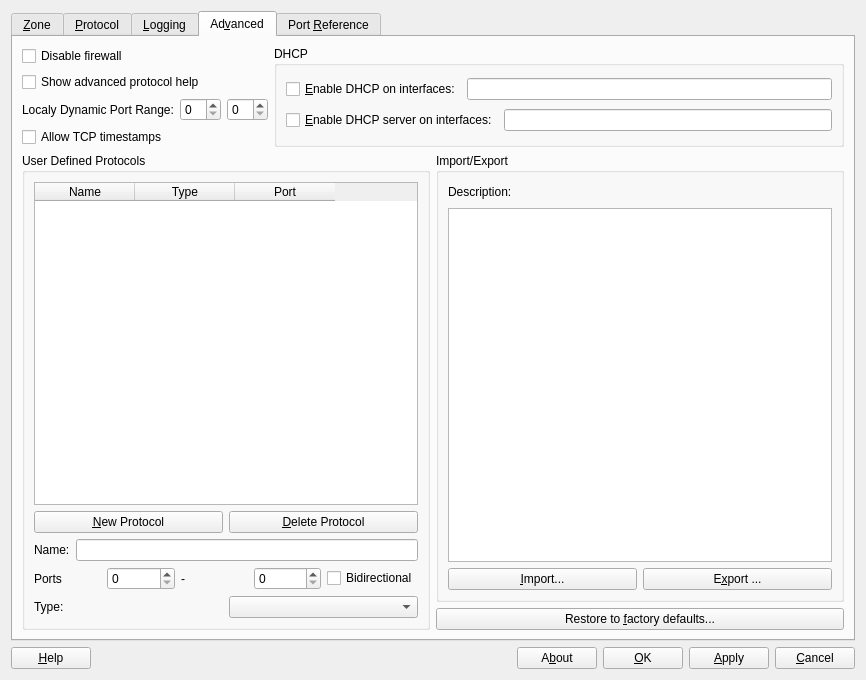
<?xml version="1.0" encoding="UTF-8"?>
<ui version="4.0">
 <class>GuardDogDialog</class>
 <widget class="QDialog" name="GuardDogDialog">
  <property name="geometry">
   <rect>
    <x>0</x>
    <y>0</y>
    <width>866</width>
    <height>680</height>
   </rect>
  </property>
  <property name="windowTitle">
   <string>Dialog</string>
  </property>
  <layout class="QVBoxLayout" name="verticalLayout">
   <item>
    <widget class="QTabWidget" name="tabWidget">
     <property name="currentIndex">
      <number>3</number>
     </property>
     <widget class="QWidget" name="Zone">
      <attribute name="title">
       <string>&amp;Zone</string>
      </attribute>
      <layout class="QHBoxLayout" name="horizontalLayout_10">
       <item>
        <layout class="QVBoxLayout" name="verticalLayout_4">
         <item>
          <layout class="QHBoxLayout" name="horizontalLayout_9">
           <item>
            <widget class="QPushButton" name="pushButton_8">
             <property name="text">
              <string>Icon Holder</string>
             </property>
             <property name="autoDefault">
              <bool>false</bool>
             </property>
            </widget>
           </item>
           <item>
            <spacer name="horizontalSpacer_3">
             <property name="orientation">
              <enum>Qt::Horizontal</enum>
             </property>
             <property name="sizeHint" stdset="0">
              <size>
               <width>40</width>
               <height>20</height>
              </size>
             </property>
            </spacer>
           </item>
          </layout>
         </item>
         <item>
          <widget class="QLabel" name="label_6">
           <property name="text">
            <string>Defined Network Zones:</string>
           </property>
          </widget>
         </item>
         <item>
          <widget class="QScrollArea" name="scrollArea">
           <property name="widgetResizable">
            <bool>true</bool>
           </property>
           <widget class="QWidget" name="scrollAreaWidgetContents">
            <property name="geometry">
             <rect>
              <x>0</x>
              <y>0</y>
              <width>296</width>
              <height>489</height>
             </rect>
            </property>
            <layout class="QVBoxLayout" name="verticalLayout_5">
             <item>
              <widget class="QListWidget" name="zoneListWidget"/>
             </item>
            </layout>
           </widget>
          </widget>
         </item>
         <item>
          <widget class="QPushButton" name="pushButton_9">
           <property name="text">
            <string>&amp;New Zone</string>
           </property>
          </widget>
         </item>
         <item>
          <widget class="QPushButton" name="deleteZonePushButton">
           <property name="text">
            <string>&amp;Delete Zone</string>
           </property>
          </widget>
         </item>
        </layout>
       </item>
       <item>
        <widget class="QGroupBox" name="groupBox">
         <property name="title">
          <string>Zone Properties</string>
         </property>
         <layout class="QVBoxLayout" name="verticalLayout_3">
          <item>
           <layout class="QHBoxLayout" name="horizontalLayout_8">
            <item>
             <layout class="QVBoxLayout" name="verticalLayout_2">
              <item>
               <layout class="QHBoxLayout" name="horizontalLayout_3">
                <item>
                 <widget class="QLabel" name="label">
                  <property name="text">
                   <string>Name:</string>
                  </property>
                 </widget>
                </item>
                <item>
                 <widget class="QLineEdit" name="zoneNameLineEdit">
                  <property name="text">
                   <string/>
                  </property>
                 </widget>
                </item>
               </layout>
              </item>
              <item>
               <layout class="QHBoxLayout" name="horizontalLayout_4">
                <item>
                 <widget class="QLabel" name="label_2">
                  <property name="text">
                   <string>Comment:</string>
                  </property>
                 </widget>
                </item>
                <item>
                 <spacer name="horizontalSpacer_2">
                  <property name="orientation">
                   <enum>Qt::Horizontal</enum>
                  </property>
                  <property name="sizeHint" stdset="0">
                   <size>
                    <width>40</width>
                    <height>20</height>
                   </size>
                  </property>
                 </spacer>
                </item>
               </layout>
              </item>
              <item>
               <widget class="QLineEdit" name="zoneCommentLineEdit">
                <property name="text">
                 <string>abcd</string>
                </property>
               </widget>
              </item>
              <item>
               <layout class="QHBoxLayout" name="horizontalLayout_5">
                <item>
                 <widget class="QLabel" name="label_3">
                  <property name="text">
                   <string>Zone Addresses</string>
                  </property>
                 </widget>
                </item>
                <item>
                 <widget class="Line" name="line">
                  <property name="orientation">
                   <enum>Qt::Horizontal</enum>
                  </property>
                 </widget>
                </item>
               </layout>
              </item>
              <item>
               <widget class="QListWidget" name="zoneAddressListBox"/>
              </item>
              <item>
               <layout class="QHBoxLayout" name="horizontalLayout_6">
                <item>
                 <widget class="QPushButton" name="newZoneAddressPushButton">
                  <property name="text">
                   <string>N&amp;ew Address</string>
                  </property>
                 </widget>
                </item>
                <item>
                 <widget class="QPushButton" name="deleteZoneAddressPushButton">
                  <property name="text">
                   <string>Dele&amp;te Address</string>
                  </property>
                 </widget>
                </item>
               </layout>
              </item>
              <item>
               <layout class="QHBoxLayout" name="horizontalLayout_7">
                <item>
                 <widget class="QLabel" name="label_4">
                  <property name="text">
                   <string>Address:</string>
                  </property>
                 </widget>
                </item>
                <item>
                 <widget class="QLineEdit" name="zoneAddressLineEdit"/>
                </item>
               </layout>
              </item>
             </layout>
            </item>
            <item>
             <widget class="QTableWidget" name="zoneConnectionTableWidget">
              <column>
               <property name="text">
                <string>Connection</string>
               </property>
              </column>
             </widget>
            </item>
           </layout>
          </item>
          <item>
           <widget class="QLabel" name="label_5">
            <property name="text">
             <string>Addresses can be host names, network names or IP addresses.  Masks can be specified as network masks or a plain number.  e.g. 192.168.1.0/255.255.255.0 or 192.168.1.0/24</string>
            </property>
            <property name="wordWrap">
             <bool>true</bool>
            </property>
           </widget>
          </item>
         </layout>
        </widget>
       </item>
      </layout>
     </widget>
     <widget class="QWidget" name="protocol">
      <attribute name="title">
       <string>&amp;Protocol</string>
      </attribute>
      <layout class="QHBoxLayout" name="horizontalLayout_14">
       <item>
        <layout class="QHBoxLayout" name="horizontalLayout_13">
         <item>
          <layout class="QVBoxLayout" name="verticalLayout_7">
           <item>
            <layout class="QHBoxLayout" name="horizontalLayout_12">
             <item>
              <widget class="QLabel" name="label_8">
               <property name="text">
                <string>Defined network Zones:</string>
               </property>
              </widget>
             </item>
             <item>
              <spacer name="horizontalSpacer_4">
               <property name="orientation">
                <enum>Qt::Horizontal</enum>
               </property>
               <property name="sizeHint" stdset="0">
                <size>
                 <width>40</width>
                 <height>20</height>
                </size>
               </property>
              </spacer>
             </item>
            </layout>
           </item>
           <item>
            <widget class="QListView" name="listView"/>
           </item>
           <item>
            <widget class="QTextEdit" name="textEdit_2"/>
           </item>
          </layout>
         </item>
         <item>
          <widget class="QGroupBox" name="groupBox_2">
           <property name="title">
            <string>Zone Properties</string>
           </property>
           <layout class="QVBoxLayout" name="verticalLayout_6">
            <item>
             <widget class="QLabel" name="label_7">
              <property name="text">
               <string>Protocols served frm zone 'Internet' to clients in zones:</string>
              </property>
             </widget>
            </item>
            <item>
             <widget class="QTreeWidget" name="treeWidget">
              <column>
               <property name="text">
                <string>Network Protocol</string>
               </property>
              </column>
              <column>
               <property name="text">
                <string>Local</string>
               </property>
              </column>
              <item>
               <property name="text">
                <string>Chat</string>
               </property>
               <property name="flags">
                <set>ItemIsSelectable|ItemIsDragEnabled|ItemIsUserCheckable|ItemIsEnabled|ItemIsTristate</set>
               </property>
               <item>
                <property name="text">
                 <string>IRC</string>
                </property>
                <property name="text">
                 <string/>
                </property>
               </item>
              </item>
             </widget>
            </item>
            <item>
             <layout class="QHBoxLayout" name="horizontalLayout_11">
              <item>
               <widget class="QCheckBox" name="checkBox">
                <property name="text">
                 <string>= Protocol is blocked</string>
                </property>
               </widget>
              </item>
              <item>
               <widget class="QCheckBox" name="checkBox_2">
                <property name="text">
                 <string>Protocol is permitted</string>
                </property>
                <property name="checked">
                 <bool>true</bool>
                </property>
               </widget>
              </item>
              <item>
               <widget class="QCheckBox" name="checkBox_3">
                <property name="enabled">
                 <bool>true</bool>
                </property>
                <property name="text">
                 <string>Protocol is rejected</string>
                </property>
                <property name="checked">
                 <bool>true</bool>
                </property>
                <property name="tristate">
                 <bool>true</bool>
                </property>
               </widget>
              </item>
             </layout>
            </item>
           </layout>
          </widget>
         </item>
        </layout>
       </item>
      </layout>
     </widget>
     <widget class="QWidget" name="logging">
      <attribute name="title">
       <string>&amp;Logging</string>
      </attribute>
      <layout class="QVBoxLayout" name="verticalLayout_15">
       <item>
        <widget class="QCheckBox" name="logDroppedPacketsCheckBox">
         <property name="text">
          <string>Log dropped packets</string>
         </property>
        </widget>
       </item>
       <item>
        <widget class="QCheckBox" name="logRejectPacketsCheckBox">
         <property name="text">
          <string>Log rejected packets</string>
         </property>
        </widget>
       </item>
       <item>
        <widget class="QLabel" name="label_9">
         <property name="text">
          <string>Note:  the options below do not apply to Linux kernels &lt;2.4</string>
         </property>
        </widget>
       </item>
       <item>
        <widget class="QCheckBox" name="logAbortedTcpCheckBox">
         <property name="text">
          <string>Log aborted TCP connections (half open scans)</string>
         </property>
        </widget>
       </item>
       <item>
        <widget class="QGroupBox" name="groupBox_3">
         <property name="title">
          <string>Rate Limiting</string>
         </property>
         <layout class="QGridLayout" name="gridLayout">
          <item row="0" column="0" colspan="4">
           <widget class="QCheckBox" name="logUserRateLimitCheckBox">
            <property name="text">
             <string>Rate limit logging</string>
            </property>
           </widget>
          </item>
          <item row="1" column="2">
           <widget class="QSpinBox" name="logRateSpinBox"/>
          </item>
          <item row="1" column="3">
           <widget class="QLabel" name="label_12">
            <property name="text">
             <string>packets per </string>
            </property>
           </widget>
          </item>
          <item row="2" column="2">
           <widget class="QSpinBox" name="logBurstSpinBox"/>
          </item>
          <item row="2" column="3">
           <widget class="QLabel" name="label_13">
            <property name="text">
             <string>Packets</string>
            </property>
           </widget>
          </item>
          <item row="3" column="0" colspan="4">
           <widget class="QCheckBox" name="logWarnRateLimitCheckBox">
            <property name="text">
             <string>Warn when limiting</string>
            </property>
           </widget>
          </item>
          <item row="4" column="0" colspan="3">
           <widget class="QLabel" name="label_14">
            <property name="text">
             <string>Warning Rate:</string>
            </property>
           </widget>
          </item>
          <item row="1" column="1">
           <widget class="QLabel" name="label_10">
            <property name="text">
             <string>Rate:</string>
            </property>
           </widget>
          </item>
          <item row="2" column="1">
           <widget class="QLabel" name="label_11">
            <property name="text">
             <string>Burst:</string>
            </property>
           </widget>
          </item>
          <item row="5" column="0">
           <spacer name="verticalSpacer_2">
            <property name="orientation">
             <enum>Qt::Vertical</enum>
            </property>
            <property name="sizeHint" stdset="0">
             <size>
              <width>20</width>
              <height>40</height>
             </size>
            </property>
           </spacer>
          </item>
          <item row="5" column="2">
           <widget class="QSpinBox" name="logWarnRateLimitSpinBox"/>
          </item>
          <item row="5" column="3">
           <widget class="QLabel" name="label_15">
            <property name="text">
             <string>per</string>
            </property>
           </widget>
          </item>
          <item row="5" column="4">
           <widget class="QComboBox" name="logWarnRateUnitComboBox">
            <item>
             <property name="text">
              <string>Second</string>
             </property>
            </item>
            <item>
             <property name="text">
              <string>Minute</string>
             </property>
            </item>
            <item>
             <property name="text">
              <string>Hour</string>
             </property>
            </item>
            <item>
             <property name="text">
              <string>Day</string>
             </property>
            </item>
           </widget>
          </item>
          <item row="1" column="4">
           <widget class="QComboBox" name="logRateUnitComboBox">
            <item>
             <property name="text">
              <string>Second</string>
             </property>
            </item>
            <item>
             <property name="text">
              <string>Minute</string>
             </property>
            </item>
            <item>
             <property name="text">
              <string>Hour</string>
             </property>
            </item>
            <item>
             <property name="text">
              <string>Day</string>
             </property>
            </item>
           </widget>
          </item>
          <item row="1" column="5">
           <spacer name="horizontalSpacer_5">
            <property name="orientation">
             <enum>Qt::Horizontal</enum>
            </property>
            <property name="sizeHint" stdset="0">
             <size>
              <width>40</width>
              <height>20</height>
             </size>
            </property>
           </spacer>
          </item>
         </layout>
        </widget>
       </item>
       <item>
        <layout class="QHBoxLayout" name="horizontalLayout_27">
         <item>
          <layout class="QGridLayout" name="gridLayout_2">
           <item row="0" column="0">
            <widget class="QCheckBox" name="logIpOptionsCheckBox">
             <property name="text">
              <string>Log IP Options</string>
             </property>
            </widget>
           </item>
           <item row="0" column="1" colspan="2">
            <widget class="QCheckBox" name="logTcpSequenceCheckBox">
             <property name="text">
              <string>Log TCP sequence Numbers</string>
             </property>
            </widget>
           </item>
           <item row="1" column="0">
            <widget class="QCheckBox" name="logTcpOptionsCheckBox">
             <property name="text">
              <string>Log TCP Options</string>
             </property>
            </widget>
           </item>
           <item row="1" column="1">
            <widget class="QLabel" name="label_16">
             <property name="text">
              <string>Logging Priority:</string>
             </property>
            </widget>
           </item>
           <item row="1" column="2">
            <widget class="QComboBox" name="logLevelComboBox">
             <item>
              <property name="text">
               <string>Emergency</string>
              </property>
             </item>
             <item>
              <property name="text">
               <string>Alert</string>
              </property>
             </item>
             <item>
              <property name="text">
               <string>Critical</string>
              </property>
             </item>
             <item>
              <property name="text">
               <string>Error</string>
              </property>
             </item>
             <item>
              <property name="text">
               <string>Warning</string>
              </property>
             </item>
             <item>
              <property name="text">
               <string>Notice</string>
              </property>
             </item>
             <item>
              <property name="text">
               <string>Information</string>
              </property>
             </item>
             <item>
              <property name="text">
               <string>Debug</string>
              </property>
             </item>
            </widget>
           </item>
          </layout>
         </item>
         <item>
          <spacer name="horizontalSpacer_8">
           <property name="orientation">
            <enum>Qt::Horizontal</enum>
           </property>
           <property name="sizeHint" stdset="0">
            <size>
             <width>40</width>
             <height>20</height>
            </size>
           </property>
          </spacer>
         </item>
        </layout>
       </item>
       <item>
        <spacer name="verticalSpacer">
         <property name="orientation">
          <enum>Qt::Vertical</enum>
         </property>
         <property name="sizeHint" stdset="0">
          <size>
           <width>20</width>
           <height>220</height>
          </size>
         </property>
        </spacer>
       </item>
      </layout>
     </widget>
     <widget class="QWidget" name="advanced">
      <attribute name="title">
       <string>Ad&amp;vanced</string>
      </attribute>
      <layout class="QVBoxLayout" name="verticalLayout_13">
       <item>
        <layout class="QHBoxLayout" name="horizontalLayout_18">
         <item>
          <layout class="QVBoxLayout" name="verticalLayout_9">
           <item>
            <widget class="QCheckBox" name="disableFirewallCheckBox">
             <property name="text">
              <string>Disable firewall</string>
             </property>
            </widget>
           </item>
           <item>
            <widget class="QCheckBox" name="checkBox_15">
             <property name="text">
              <string>Show advanced protocol help</string>
             </property>
            </widget>
           </item>
           <item>
            <layout class="QHBoxLayout" name="horizontalLayout_17">
             <item>
              <widget class="QLabel" name="label_17">
               <property name="text">
                <string>Localy Dynamic Port Range:</string>
               </property>
              </widget>
             </item>
             <item>
              <widget class="QSpinBox" name="localPortRangeLowSpinBox"/>
             </item>
             <item>
              <widget class="QSpinBox" name="localPortRangeHighSpinBox"/>
             </item>
            </layout>
           </item>
           <item>
            <widget class="QCheckBox" name="allowTcpTimeStampsCheckBox">
             <property name="text">
              <string>Allow TCP timestamps</string>
             </property>
            </widget>
           </item>
          </layout>
         </item>
         <item>
          <widget class="QGroupBox" name="groupBox_4">
           <property name="title">
            <string>DHCP</string>
           </property>
           <layout class="QVBoxLayout" name="verticalLayout_8">
            <item>
             <layout class="QHBoxLayout" name="horizontalLayout_15">
              <item>
               <widget class="QCheckBox" name="enableDhcpCheckBox">
                <property name="text">
                 <string>&amp;Enable DHCP on interfaces:</string>
                </property>
               </widget>
              </item>
              <item>
               <widget class="QLineEdit" name="dhcpInterfaceNameLineEdit"/>
              </item>
             </layout>
            </item>
            <item>
             <layout class="QHBoxLayout" name="horizontalLayout_16">
              <item>
               <widget class="QCheckBox" name="enableDhcpdCheckBox">
                <property name="text">
                 <string>&amp;Enable DHCP server on interfaces:</string>
                </property>
               </widget>
              </item>
              <item>
               <widget class="QLineEdit" name="dhcpdInterfaceNameLineEdit"/>
              </item>
             </layout>
            </item>
           </layout>
          </widget>
         </item>
        </layout>
       </item>
       <item>
        <layout class="QHBoxLayout" name="horizontalLayout_25">
         <item>
          <widget class="QGroupBox" name="groupBox_5">
           <property name="title">
            <string>User Defined Protocols</string>
           </property>
           <layout class="QVBoxLayout" name="verticalLayout_10">
            <item>
             <widget class="QTableWidget" name="userDefinedProtocolTableWidget">
              <column>
               <property name="text">
                <string>Name</string>
               </property>
              </column>
              <column>
               <property name="text">
                <string>Type</string>
               </property>
              </column>
              <column>
               <property name="text">
                <string>Port</string>
               </property>
              </column>
             </widget>
            </item>
            <item>
             <layout class="QHBoxLayout" name="horizontalLayout_19">
              <item>
               <widget class="QPushButton" name="newUserDefinedProtocolPushButton">
                <property name="text">
                 <string>&amp;New Protocol</string>
                </property>
               </widget>
              </item>
              <item>
               <widget class="QPushButton" name="deleteUserDefinedProtocolPushButton">
                <property name="text">
                 <string>&amp;Delete Protocol</string>
                </property>
               </widget>
              </item>
             </layout>
            </item>
            <item>
             <layout class="QHBoxLayout" name="horizontalLayout_20">
              <item>
               <widget class="QLabel" name="label_18">
                <property name="text">
                 <string>Name:</string>
                </property>
               </widget>
              </item>
              <item>
               <widget class="QLineEdit" name="userDefinedProtocolNameLineEdit"/>
              </item>
             </layout>
            </item>
            <item>
             <layout class="QHBoxLayout" name="horizontalLayout_22">
              <item>
               <widget class="QLabel" name="label_20">
                <property name="text">
                 <string>Ports</string>
                </property>
               </widget>
              </item>
              <item>
               <widget class="QSpinBox" name="userDefinedProtocolPortStartSpinBox"/>
              </item>
              <item>
               <widget class="QLabel" name="label_21">
                <property name="text">
                 <string>-</string>
                </property>
               </widget>
              </item>
              <item>
               <widget class="QSpinBox" name="userDefinedProtocolPortEndSpinBox"/>
              </item>
              <item>
               <widget class="QCheckBox" name="userDefinedProtocolBidirectionalCheckBox">
                <property name="text">
                 <string>Bidirectional</string>
                </property>
               </widget>
              </item>
             </layout>
            </item>
            <item>
             <layout class="QHBoxLayout" name="horizontalLayout_21">
              <item>
               <widget class="QLabel" name="label_19">
                <property name="text">
                 <string>Type:</string>
                </property>
               </widget>
              </item>
              <item>
               <widget class="QComboBox" name="userDefinedProtocolTypeComboBox"/>
              </item>
             </layout>
            </item>
           </layout>
          </widget>
         </item>
         <item>
          <layout class="QVBoxLayout" name="verticalLayout_12">
           <item>
            <widget class="QGroupBox" name="groupBox_6">
             <property name="title">
              <string>Import/Export</string>
             </property>
             <layout class="QVBoxLayout" name="verticalLayout_11">
              <item>
               <layout class="QHBoxLayout" name="horizontalLayout_23">
                <item>
                 <widget class="QLabel" name="label_22">
                  <property name="text">
                   <string>Description:</string>
                  </property>
                 </widget>
                </item>
                <item>
                 <spacer name="horizontalSpacer_6">
                  <property name="orientation">
                   <enum>Qt::Horizontal</enum>
                  </property>
                  <property name="sizeHint" stdset="0">
                   <size>
                    <width>40</width>
                    <height>20</height>
                   </size>
                  </property>
                 </spacer>
                </item>
               </layout>
              </item>
              <item>
               <widget class="QTextEdit" name="descriptionEdit"/>
              </item>
              <item>
               <layout class="QHBoxLayout" name="horizontalLayout_24">
                <item>
                 <widget class="QPushButton" name="pushButton_13">
                  <property name="text">
                   <string>&amp;Import...</string>
                  </property>
                 </widget>
                </item>
                <item>
                 <widget class="QPushButton" name="pushButton_14">
                  <property name="text">
                   <string>E&amp;xport ...</string>
                  </property>
                 </widget>
                </item>
               </layout>
              </item>
             </layout>
            </widget>
           </item>
           <item>
            <widget class="QPushButton" name="pushButton_15">
             <property name="text">
              <string>Restore to &amp;factory defaults...</string>
             </property>
            </widget>
           </item>
          </layout>
         </item>
        </layout>
       </item>
      </layout>
     </widget>
     <widget class="QWidget" name="portReference">
      <attribute name="title">
       <string>Port &amp;Reference</string>
      </attribute>
      <layout class="QVBoxLayout" name="verticalLayout_14">
       <item>
        <layout class="QHBoxLayout" name="horizontalLayout_26">
         <item>
          <widget class="QLabel" name="label_23">
           <property name="text">
            <string>Port:</string>
           </property>
          </widget>
         </item>
         <item>
          <widget class="QLineEdit" name="lineEdit_7"/>
         </item>
         <item>
          <widget class="QPushButton" name="pushButton_16">
           <property name="text">
            <string>&amp;Query</string>
           </property>
          </widget>
         </item>
         <item>
          <spacer name="horizontalSpacer_7">
           <property name="orientation">
            <enum>Qt::Horizontal</enum>
           </property>
           <property name="sizeHint" stdset="0">
            <size>
             <width>40</width>
             <height>20</height>
            </size>
           </property>
          </spacer>
         </item>
        </layout>
       </item>
       <item>
        <widget class="QTextEdit" name="textEdit_4"/>
       </item>
      </layout>
     </widget>
    </widget>
   </item>
   <item>
    <layout class="QHBoxLayout" name="horizontalLayout_2">
     <item>
      <widget class="QPushButton" name="pushButton">
       <property name="text">
        <string>&amp;Help</string>
       </property>
      </widget>
     </item>
     <item>
      <spacer name="horizontalSpacer">
       <property name="orientation">
        <enum>Qt::Horizontal</enum>
       </property>
       <property name="sizeHint" stdset="0">
        <size>
         <width>40</width>
         <height>20</height>
        </size>
       </property>
      </spacer>
     </item>
     <item>
      <layout class="QHBoxLayout" name="horizontalLayout">
       <item>
        <widget class="QPushButton" name="aboutPushButton">
         <property name="text">
          <string>A&amp;bout</string>
         </property>
        </widget>
       </item>
       <item>
        <widget class="QPushButton" name="okayPushButton">
         <property name="text">
          <string>&amp;OK</string>
         </property>
        </widget>
       </item>
       <item>
        <widget class="QPushButton" name="applyPushButton">
         <property name="text">
          <string>&amp;Apply</string>
         </property>
        </widget>
       </item>
       <item>
        <widget class="QPushButton" name="cancelPushButton">
         <property name="text">
          <string>&amp;Cancel</string>
         </property>
        </widget>
       </item>
      </layout>
     </item>
    </layout>
   </item>
  </layout>
 </widget>
 <resources/>
 <connections/>
</ui>
